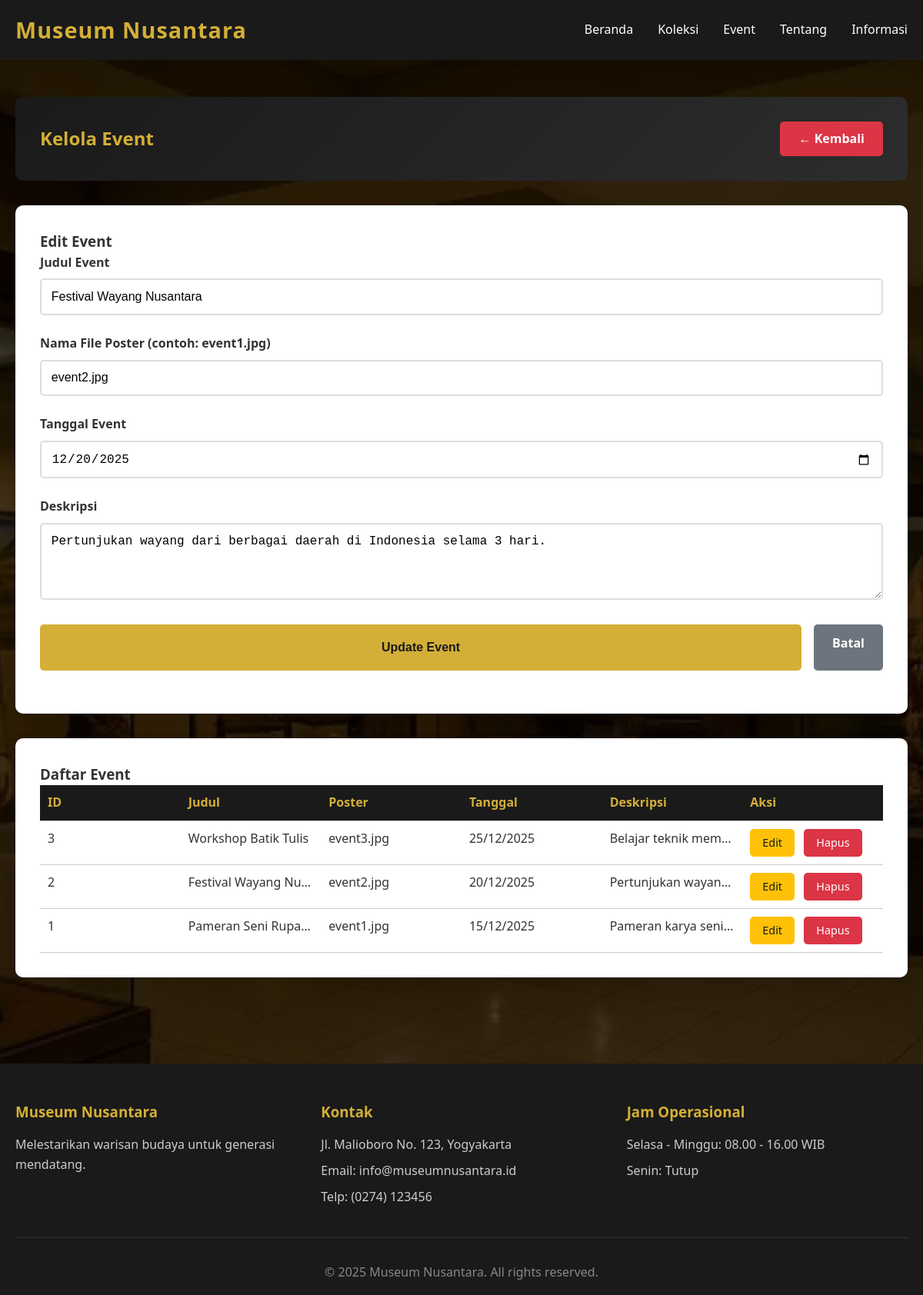
The app's page /admin/event_manage.php?edit=2 (signed in) with its own data.
### tables this page shows
CREATE TABLE event (
    id INT PRIMARY KEY AUTO_INCREMENT,
    judul VARCHAR(200) NOT NULL,
    poster VARCHAR(255) NOT NULL,
    tanggal DATE NOT NULL,
    deskripsi TEXT,
    created_at TIMESTAMP DEFAULT CURRENT_TIMESTAMP
);

### admin/event_manage.php (the view, shortened to what this page needs)
<?php
require_once '../includes/koneksi.php';
$edit_data = null;
if(isset($_GET['edit'])) {
    $id = (int)$_GET['edit'];
    $query = "SELECT * FROM event WHERE id = $id";
    $result = mysqli_query($koneksi, $query);
    $edit_data = mysqli_fetch_assoc($result);
}
$query = "SELECT * FROM event ORDER BY tanggal DESC";
$result = mysqli_query($koneksi, $query);
include '../includes/header.php';
?>
<div class="dashboard">
    <div class="container">
        <div class="dashboard-header">
            <h2>Kelola Event</h2>
            <a href="dashboard.php" class="btn-logout">← Kembali</a>
        </div>
        <div class="table-container" style="margin-bottom: 2rem;">
            <h3><?php echo $edit_data ? 'Edit Event' : 'Tambah Event Baru'; ?></h3>
            <form method="POST" action="">
                <div class="form-group">
                    <label>Judul Event</label>
                    <input type="text" name="judul" required value="<?php echo $edit_data ? htmlspecialchars($edit_data['judul']) : ''; ?>">
                </div>
                <div class="form-group">
                    <label>Nama File Poster (contoh: event1.jpg)</label>
                    <input type="text" name="poster" required value="<?php echo $edit_data ? htmlspecialchars($edit_data['poster']) : ''; ?>">
                </div>
                <div class="form-group">
                    <label>Tanggal Event</label>
                    <input type="date" name="tanggal" required value="<?php echo $edit_data ? $edit_data['tanggal'] : ''; ?>">
                </div>
                <div class="form-group">
                    <label>Deskripsi</label>
                    <textarea name="deskripsi" required><?php echo $edit_data ? htmlspecialchars($edit_data['deskripsi']) : ''; ?></textarea>
                </div>
                <div style="display: flex;">
                    <button type="submit" name="<?php echo $edit_data ? 'edit' : 'tambah'; ?>" class="btn-submit">
                        <?php echo $edit_data ? 'Update Event' : 'Tambah Event'; ?>
                    </button>
                    <?php if($edit_data): ?>
                    <a href="event_manage.php" class="btn-back" style="display: inline-block; margin-left: 1rem;">Batal</a>
                    <?php endif; ?>
                </div>
            </form>
        </div>
        <div class="table-container">
            <h3>Daftar Event</h3>
            <table>
                <thead>
                    <tr>
                        <th>ID</th>
                        <th>Judul</th>
                        <th>Poster</th>
                        <th>Tanggal</th>
                        <th>Deskripsi</th>
                        <th>Aksi</th>
                    </tr>
                </thead>
                <tbody>
                    <?php while($row = mysqli_fetch_assoc($result)): ?>
                    <tr>
                        <td><?php echo $row['id']; ?></td>
                        <td><?php echo htmlspecialchars($row['judul']); ?></td>
                        <td><?php echo htmlspecialchars($row['poster']); ?></td>
                        <td><?php echo date('d/m/Y', strtotime($row['tanggal'])); ?></td>
                        <td><?php echo htmlspecialchars(substr($row['deskripsi'], 0, 60)); ?>...</td>
                        <td>
                            <a href="?edit=<?php echo $row['id']; ?>" class="btn-edit">Edit</a>
                            <a href="?hapus=<?php echo $row['id']; ?>" class="btn-delete" onclick="return confirm('Yakin ingin menghapus?')">Hapus</a>
                        </td>
                    </tr>
                    <?php endwhile; ?>
                </tbody>
            </table>
        </div>
    </div>
</div>
<?php
include '../includes/footer.php';
?>

### assets/style.css (style rules this page uses)
* { margin: 0; padding: 0; box-sizing: border-box; }
body { font-family: 'Segoe UI', Tahoma, Geneva, Verdana, sans-serif; line-height: 1.6; color: #333; background-image: url("museum.jpg"); background-size: cover; background-repeat: no-repeat; background-position: center; }
body::before { content: ""; position: fixed; inset: 0; background: rgba(0, 0, 0, 0.7); z-index: -1; }
.container { max-width: 1200px; margin: 0 auto; padding: 0 20px; }
.form-group { margin-bottom: 1.5rem; }
.form-group label { display: block; margin-bottom: 0.5rem; color: #333; font-weight: 600; }
.form-group input, .form-group textarea, .form-group select { width: 100%; padding: 0.8rem; border: 2px solid #ddd; border-radius: 5px; font-size: 1rem; transition: border-color 0.3s; }
.form-group textarea { resize: vertical; min-height: 100px; }
.btn-submit { width: 100%; height: 60px; padding: 1rem; background-color: #d4af37; color: #1a1a1a; border: none; border-radius: 5px; font-size: 1rem; font-weight: 600; cursor: pointer; transition: background-color 0.3s; }
.dashboard { padding: 3rem 0; }
.dashboard-header { background: linear-gradient(135deg, #1a1a1a 0%, #2d2d2d 100%); color: #fff; padding: 2rem; border-radius: 10px; margin-bottom: 2rem; display: flex; justify-content: space-between; align-items: center; }
.dashboard-header h2 { color: #d4af37; }
.btn-logout { padding: 0.6rem 1.5rem; background-color: #dc3545; color: #fff; text-decoration: none; border-radius: 5px; font-weight: 600; transition: background-color 0.3s; }
.table-container { background: #fff; padding: 2rem; border-radius: 10px; box-shadow: 0 5px 15px rgba(0,0,0,0.1); overflow-x: auto; }
table { width: 100%; border-collapse: collapse; table-layout: fixed; }
th, td { padding: 10px; border-bottom: 1px solid #ccc; text-align: left; vertical-align: top; overflow: hidden; text-overflow: ellipsis; white-space: nowrap; }
th { background-color: #1a1a1a; color: #d4af37; font-weight: 600; }
.btn-edit, .btn-delete { padding: 0.4rem 1rem; text-decoration: none; border-radius: 5px; font-size: 0.9rem; margin-right: 0.5rem; display: inline-block; }
.btn-edit { background-color: #ffc107; color: #1a1a1a; }
.btn-delete { background-color: #dc3545; color: #fff; }
.btn-back { display: inline-block; height: 60px; padding: 0.8rem 1.5rem; background-color: #6c757d; color: #fff; text-decoration: none; border-radius: 5px; margin-bottom: 1.5rem; font-size: 1rem; font-weight: 600; align-items: center; }

### records on screen
event: judul "Festival Wayang Nusantara", poster "event2.jpg", tanggal "12/20/2025", deskripsi "Pertunjukan wayang dari berbagai daerah di Indonesia selama 3 hari.", id "2", judul "Festival Wayang Nu…", tanggal "20/12/2025", deskripsi "Pertunjukan wayan…"
event: id "3", judul "Workshop Batik Tulis", poster "event3.jpg", tanggal "25/12/2025", deskripsi "Belajar teknik mem…"
event: id "1", judul "Pameran Seni Rupa…", poster "event1.jpg", tanggal "15/12/2025", deskripsi "Pameran karya seni…"
